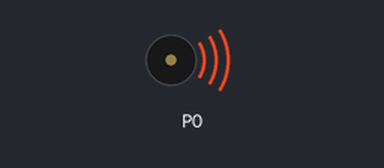
A program run on a simulated BBC micro:bit (MakeCode). On the bench: buzzer (waves = sounding).

Above: at 0.2 s.
At 4.81 s:
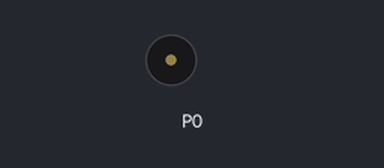
Timing chart, 0 to 5.6 s (numbered marks = the images above):
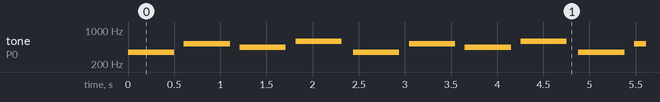

The program:

main.ts
```typescript
basic.forever(function () {
    music.playTone(349, music.beat(BeatFraction.Whole))
    basic.pause(100)
    music.playTone(523, music.beat(BeatFraction.Whole))
    basic.pause(100)
    music.playTone(440, music.beat(BeatFraction.Whole))
    basic.pause(100)
    music.playTone(587, music.beat(BeatFraction.Whole))
    basic.pause(100)
})
```

test.ts
```typescript
// 在這裡測試；當此封包作為擴充功能時，將不會編譯此內容。
```

Measured:
- by itself, tone on P0: repeats every 2.4 s: silent 0.11 s, 523 Hz 0.50 s, silent 0.11 s, 440 Hz 0.50 s, silent 0.11 s, 587 Hz 0.50 s, silent 0.13 s, 349 Hz 0.50 s
